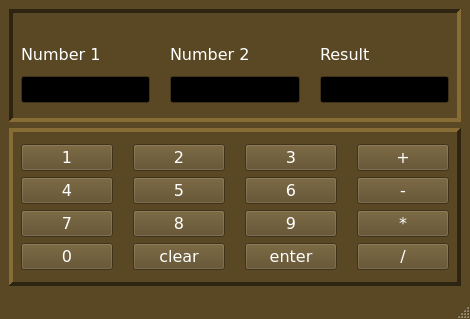
<?xml version="1.0" encoding="UTF-8"?>
<ui version="4.0">
 <class>MainWindow</class>
 <widget class="QMainWindow" name="MainWindow">
  <property name="geometry">
   <rect>
    <x>0</x>
    <y>0</y>
    <width>470</width>
    <height>319</height>
   </rect>
  </property>
  <property name="palette">
   <palette>
    <active>
     <colorrole role="WindowText">
      <brush brushstyle="SolidPattern">
       <color alpha="255">
        <red>255</red>
        <green>255</green>
        <blue>255</blue>
       </color>
      </brush>
     </colorrole>
     <colorrole role="Button">
      <brush brushstyle="SolidPattern">
       <color alpha="255">
        <red>90</red>
        <green>72</green>
        <blue>36</blue>
       </color>
      </brush>
     </colorrole>
     <colorrole role="Light">
      <brush brushstyle="SolidPattern">
       <color alpha="255">
        <red>135</red>
        <green>108</green>
        <blue>54</blue>
       </color>
      </brush>
     </colorrole>
     <colorrole role="Midlight">
      <brush brushstyle="SolidPattern">
       <color alpha="255">
        <red>112</red>
        <green>90</green>
        <blue>45</blue>
       </color>
      </brush>
     </colorrole>
     <colorrole role="Dark">
      <brush brushstyle="SolidPattern">
       <color alpha="255">
        <red>45</red>
        <green>36</green>
        <blue>18</blue>
       </color>
      </brush>
     </colorrole>
     <colorrole role="Mid">
      <brush brushstyle="SolidPattern">
       <color alpha="255">
        <red>60</red>
        <green>48</green>
        <blue>24</blue>
       </color>
      </brush>
     </colorrole>
     <colorrole role="Text">
      <brush brushstyle="SolidPattern">
       <color alpha="255">
        <red>255</red>
        <green>255</green>
        <blue>255</blue>
       </color>
      </brush>
     </colorrole>
     <colorrole role="BrightText">
      <brush brushstyle="SolidPattern">
       <color alpha="255">
        <red>255</red>
        <green>255</green>
        <blue>255</blue>
       </color>
      </brush>
     </colorrole>
     <colorrole role="ButtonText">
      <brush brushstyle="SolidPattern">
       <color alpha="255">
        <red>255</red>
        <green>255</green>
        <blue>255</blue>
       </color>
      </brush>
     </colorrole>
     <colorrole role="Base">
      <brush brushstyle="SolidPattern">
       <color alpha="255">
        <red>0</red>
        <green>0</green>
        <blue>0</blue>
       </color>
      </brush>
     </colorrole>
     <colorrole role="Window">
      <brush brushstyle="SolidPattern">
       <color alpha="255">
        <red>90</red>
        <green>72</green>
        <blue>36</blue>
       </color>
      </brush>
     </colorrole>
     <colorrole role="Shadow">
      <brush brushstyle="SolidPattern">
       <color alpha="255">
        <red>0</red>
        <green>0</green>
        <blue>0</blue>
       </color>
      </brush>
     </colorrole>
     <colorrole role="AlternateBase">
      <brush brushstyle="SolidPattern">
       <color alpha="255">
        <red>45</red>
        <green>36</green>
        <blue>18</blue>
       </color>
      </brush>
     </colorrole>
     <colorrole role="ToolTipBase">
      <brush brushstyle="SolidPattern">
       <color alpha="255">
        <red>255</red>
        <green>255</green>
        <blue>220</blue>
       </color>
      </brush>
     </colorrole>
     <colorrole role="ToolTipText">
      <brush brushstyle="SolidPattern">
       <color alpha="255">
        <red>0</red>
        <green>0</green>
        <blue>0</blue>
       </color>
      </brush>
     </colorrole>
     <colorrole role="PlaceholderText">
      <brush brushstyle="SolidPattern">
       <color alpha="127">
        <red>255</red>
        <green>255</green>
        <blue>255</blue>
       </color>
      </brush>
     </colorrole>
     <colorrole role="Accent">
      <brush brushstyle="SolidPattern">
       <color alpha="255">
        <red>0</red>
        <green>0</green>
        <blue>0</blue>
       </color>
      </brush>
     </colorrole>
    </active>
    <inactive>
     <colorrole role="WindowText">
      <brush brushstyle="SolidPattern">
       <color alpha="255">
        <red>255</red>
        <green>255</green>
        <blue>255</blue>
       </color>
      </brush>
     </colorrole>
     <colorrole role="Button">
      <brush brushstyle="SolidPattern">
       <color alpha="255">
        <red>90</red>
        <green>72</green>
        <blue>36</blue>
       </color>
      </brush>
     </colorrole>
     <colorrole role="Light">
      <brush brushstyle="SolidPattern">
       <color alpha="255">
        <red>135</red>
        <green>108</green>
        <blue>54</blue>
       </color>
      </brush>
     </colorrole>
     <colorrole role="Midlight">
      <brush brushstyle="SolidPattern">
       <color alpha="255">
        <red>112</red>
        <green>90</green>
        <blue>45</blue>
       </color>
      </brush>
     </colorrole>
     <colorrole role="Dark">
      <brush brushstyle="SolidPattern">
       <color alpha="255">
        <red>45</red>
        <green>36</green>
        <blue>18</blue>
       </color>
      </brush>
     </colorrole>
     <colorrole role="Mid">
      <brush brushstyle="SolidPattern">
       <color alpha="255">
        <red>60</red>
        <green>48</green>
        <blue>24</blue>
       </color>
      </brush>
     </colorrole>
     <colorrole role="Text">
      <brush brushstyle="SolidPattern">
       <color alpha="255">
        <red>255</red>
        <green>255</green>
        <blue>255</blue>
       </color>
      </brush>
     </colorrole>
     <colorrole role="BrightText">
      <brush brushstyle="SolidPattern">
       <color alpha="255">
        <red>255</red>
        <green>255</green>
        <blue>255</blue>
       </color>
      </brush>
     </colorrole>
     <colorrole role="ButtonText">
      <brush brushstyle="SolidPattern">
       <color alpha="255">
        <red>255</red>
        <green>255</green>
        <blue>255</blue>
       </color>
      </brush>
     </colorrole>
     <colorrole role="Base">
      <brush brushstyle="SolidPattern">
       <color alpha="255">
        <red>0</red>
        <green>0</green>
        <blue>0</blue>
       </color>
      </brush>
     </colorrole>
     <colorrole role="Window">
      <brush brushstyle="SolidPattern">
       <color alpha="255">
        <red>90</red>
        <green>72</green>
        <blue>36</blue>
       </color>
      </brush>
     </colorrole>
     <colorrole role="Shadow">
      <brush brushstyle="SolidPattern">
       <color alpha="255">
        <red>0</red>
        <green>0</green>
        <blue>0</blue>
       </color>
      </brush>
     </colorrole>
     <colorrole role="AlternateBase">
      <brush brushstyle="SolidPattern">
       <color alpha="255">
        <red>45</red>
        <green>36</green>
        <blue>18</blue>
       </color>
      </brush>
     </colorrole>
     <colorrole role="ToolTipBase">
      <brush brushstyle="SolidPattern">
       <color alpha="255">
        <red>255</red>
        <green>255</green>
        <blue>220</blue>
       </color>
      </brush>
     </colorrole>
     <colorrole role="ToolTipText">
      <brush brushstyle="SolidPattern">
       <color alpha="255">
        <red>0</red>
        <green>0</green>
        <blue>0</blue>
       </color>
      </brush>
     </colorrole>
     <colorrole role="PlaceholderText">
      <brush brushstyle="SolidPattern">
       <color alpha="127">
        <red>255</red>
        <green>255</green>
        <blue>255</blue>
       </color>
      </brush>
     </colorrole>
     <colorrole role="Accent">
      <brush brushstyle="SolidPattern">
       <color alpha="255">
        <red>0</red>
        <green>0</green>
        <blue>0</blue>
       </color>
      </brush>
     </colorrole>
    </inactive>
    <disabled>
     <colorrole role="WindowText">
      <brush brushstyle="SolidPattern">
       <color alpha="255">
        <red>45</red>
        <green>36</green>
        <blue>18</blue>
       </color>
      </brush>
     </colorrole>
     <colorrole role="Button">
      <brush brushstyle="SolidPattern">
       <color alpha="255">
        <red>90</red>
        <green>72</green>
        <blue>36</blue>
       </color>
      </brush>
     </colorrole>
     <colorrole role="Light">
      <brush brushstyle="SolidPattern">
       <color alpha="255">
        <red>135</red>
        <green>108</green>
        <blue>54</blue>
       </color>
      </brush>
     </colorrole>
     <colorrole role="Midlight">
      <brush brushstyle="SolidPattern">
       <color alpha="255">
        <red>112</red>
        <green>90</green>
        <blue>45</blue>
       </color>
      </brush>
     </colorrole>
     <colorrole role="Dark">
      <brush brushstyle="SolidPattern">
       <color alpha="255">
        <red>45</red>
        <green>36</green>
        <blue>18</blue>
       </color>
      </brush>
     </colorrole>
     <colorrole role="Mid">
      <brush brushstyle="SolidPattern">
       <color alpha="255">
        <red>60</red>
        <green>48</green>
        <blue>24</blue>
       </color>
      </brush>
     </colorrole>
     <colorrole role="Text">
      <brush brushstyle="SolidPattern">
       <color alpha="255">
        <red>45</red>
        <green>36</green>
        <blue>18</blue>
       </color>
      </brush>
     </colorrole>
     <colorrole role="BrightText">
      <brush brushstyle="SolidPattern">
       <color alpha="255">
        <red>255</red>
        <green>255</green>
        <blue>255</blue>
       </color>
      </brush>
     </colorrole>
     <colorrole role="ButtonText">
      <brush brushstyle="SolidPattern">
       <color alpha="255">
        <red>45</red>
        <green>36</green>
        <blue>18</blue>
       </color>
      </brush>
     </colorrole>
     <colorrole role="Base">
      <brush brushstyle="SolidPattern">
       <color alpha="255">
        <red>90</red>
        <green>72</green>
        <blue>36</blue>
       </color>
      </brush>
     </colorrole>
     <colorrole role="Window">
      <brush brushstyle="SolidPattern">
       <color alpha="255">
        <red>90</red>
        <green>72</green>
        <blue>36</blue>
       </color>
      </brush>
     </colorrole>
     <colorrole role="Shadow">
      <brush brushstyle="SolidPattern">
       <color alpha="255">
        <red>0</red>
        <green>0</green>
        <blue>0</blue>
       </color>
      </brush>
     </colorrole>
     <colorrole role="AlternateBase">
      <brush brushstyle="SolidPattern">
       <color alpha="255">
        <red>90</red>
        <green>72</green>
        <blue>36</blue>
       </color>
      </brush>
     </colorrole>
     <colorrole role="ToolTipBase">
      <brush brushstyle="SolidPattern">
       <color alpha="255">
        <red>255</red>
        <green>255</green>
        <blue>220</blue>
       </color>
      </brush>
     </colorrole>
     <colorrole role="ToolTipText">
      <brush brushstyle="SolidPattern">
       <color alpha="255">
        <red>0</red>
        <green>0</green>
        <blue>0</blue>
       </color>
      </brush>
     </colorrole>
     <colorrole role="PlaceholderText">
      <brush brushstyle="SolidPattern">
       <color alpha="127">
        <red>45</red>
        <green>36</green>
        <blue>18</blue>
       </color>
      </brush>
     </colorrole>
     <colorrole role="Accent">
      <brush brushstyle="SolidPattern">
       <color alpha="255">
        <red>63</red>
        <green>51</green>
        <blue>25</blue>
       </color>
      </brush>
     </colorrole>
    </disabled>
   </palette>
  </property>
  <property name="font">
   <font>
    <family>Verdana</family>
    <pointsize>12</pointsize>
   </font>
  </property>
  <property name="windowTitle">
   <string>MainWindow</string>
  </property>
  <property name="windowOpacity">
   <double>0.950000000000000</double>
  </property>
  <widget class="QWidget" name="centralwidget">
   <layout class="QVBoxLayout" name="verticalLayout">
    <item>
     <widget class="QFrame" name="display_frame">
      <property name="enabled">
       <bool>true</bool>
      </property>
      <property name="layoutDirection">
       <enum>Qt::LayoutDirection::LeftToRight</enum>
      </property>
      <property name="autoFillBackground">
       <bool>false</bool>
      </property>
      <property name="frameShape">
       <enum>QFrame::Shape::Panel</enum>
      </property>
      <property name="frameShadow">
       <enum>QFrame::Shadow::Sunken</enum>
      </property>
      <property name="lineWidth">
       <number>4</number>
      </property>
      <layout class="QGridLayout" name="gridLayout">
       <property name="leftMargin">
        <number>8</number>
       </property>
       <property name="topMargin">
        <number>20</number>
       </property>
       <property name="rightMargin">
        <number>8</number>
       </property>
       <property name="bottomMargin">
        <number>15</number>
       </property>
       <property name="horizontalSpacing">
        <number>20</number>
       </property>
       <property name="verticalSpacing">
        <number>0</number>
       </property>
       <item row="0" column="0">
        <widget class="QLabel" name="label">
         <property name="text">
          <string>Number 1</string>
         </property>
        </widget>
       </item>
       <item row="0" column="1">
        <widget class="QLabel" name="label_2">
         <property name="text">
          <string>Number 2</string>
         </property>
        </widget>
       </item>
       <item row="0" column="2">
        <widget class="QLabel" name="label_3">
         <property name="text">
          <string>Result</string>
         </property>
        </widget>
       </item>
       <item row="1" column="0">
        <widget class="QLineEdit" name="num1">
         <property name="text">
          <string/>
         </property>
        </widget>
       </item>
       <item row="1" column="1">
        <widget class="QLineEdit" name="num2">
         <property name="text">
          <string/>
         </property>
        </widget>
       </item>
       <item row="1" column="2">
        <widget class="QLineEdit" name="result"/>
       </item>
      </layout>
     </widget>
    </item>
    <item>
     <widget class="QFrame" name="buttons_frame">
      <property name="layoutDirection">
       <enum>Qt::LayoutDirection::LeftToRight</enum>
      </property>
      <property name="autoFillBackground">
       <bool>false</bool>
      </property>
      <property name="frameShape">
       <enum>QFrame::Shape::Panel</enum>
      </property>
      <property name="frameShadow">
       <enum>QFrame::Shadow::Raised</enum>
      </property>
      <property name="lineWidth">
       <number>4</number>
      </property>
      <property name="midLineWidth">
       <number>0</number>
      </property>
      <layout class="QGridLayout" name="gridLayout_2">
       <property name="leftMargin">
        <number>8</number>
       </property>
       <property name="topMargin">
        <number>12</number>
       </property>
       <property name="rightMargin">
        <number>8</number>
       </property>
       <property name="bottomMargin">
        <number>12</number>
       </property>
       <property name="horizontalSpacing">
        <number>20</number>
       </property>
       <item row="0" column="0">
        <widget class="QPushButton" name="N1">
         <property name="autoFillBackground">
          <bool>true</bool>
         </property>
         <property name="text">
          <string>1</string>
         </property>
         <property name="flat">
          <bool>false</bool>
         </property>
        </widget>
       </item>
       <item row="0" column="1">
        <widget class="QPushButton" name="N2">
         <property name="autoFillBackground">
          <bool>true</bool>
         </property>
         <property name="text">
          <string>2</string>
         </property>
         <property name="flat">
          <bool>false</bool>
         </property>
        </widget>
       </item>
       <item row="0" column="2">
        <widget class="QPushButton" name="N3">
         <property name="autoFillBackground">
          <bool>true</bool>
         </property>
         <property name="text">
          <string>3</string>
         </property>
         <property name="flat">
          <bool>false</bool>
         </property>
        </widget>
       </item>
       <item row="0" column="3">
        <widget class="QPushButton" name="addition">
         <property name="autoFillBackground">
          <bool>true</bool>
         </property>
         <property name="text">
          <string>+</string>
         </property>
         <property name="flat">
          <bool>false</bool>
         </property>
        </widget>
       </item>
       <item row="1" column="0">
        <widget class="QPushButton" name="N4">
         <property name="autoFillBackground">
          <bool>true</bool>
         </property>
         <property name="text">
          <string>4</string>
         </property>
         <property name="flat">
          <bool>false</bool>
         </property>
        </widget>
       </item>
       <item row="1" column="1">
        <widget class="QPushButton" name="N5">
         <property name="autoFillBackground">
          <bool>true</bool>
         </property>
         <property name="text">
          <string>5</string>
         </property>
         <property name="flat">
          <bool>false</bool>
         </property>
        </widget>
       </item>
       <item row="1" column="2">
        <widget class="QPushButton" name="N6">
         <property name="autoFillBackground">
          <bool>true</bool>
         </property>
         <property name="text">
          <string>6</string>
         </property>
         <property name="flat">
          <bool>false</bool>
         </property>
        </widget>
       </item>
       <item row="1" column="3">
        <widget class="QPushButton" name="subtraction">
         <property name="autoFillBackground">
          <bool>true</bool>
         </property>
         <property name="text">
          <string>-</string>
         </property>
         <property name="flat">
          <bool>false</bool>
         </property>
        </widget>
       </item>
       <item row="2" column="0">
        <widget class="QPushButton" name="N7">
         <property name="autoFillBackground">
          <bool>true</bool>
         </property>
         <property name="text">
          <string>7</string>
         </property>
         <property name="flat">
          <bool>false</bool>
         </property>
        </widget>
       </item>
       <item row="2" column="1">
        <widget class="QPushButton" name="N8">
         <property name="autoFillBackground">
          <bool>true</bool>
         </property>
         <property name="text">
          <string>8</string>
         </property>
         <property name="flat">
          <bool>false</bool>
         </property>
        </widget>
       </item>
       <item row="2" column="2">
        <widget class="QPushButton" name="N9">
         <property name="autoFillBackground">
          <bool>true</bool>
         </property>
         <property name="text">
          <string>9</string>
         </property>
         <property name="flat">
          <bool>false</bool>
         </property>
        </widget>
       </item>
       <item row="2" column="3">
        <widget class="QPushButton" name="multiplication">
         <property name="autoFillBackground">
          <bool>true</bool>
         </property>
         <property name="text">
          <string>*</string>
         </property>
         <property name="flat">
          <bool>false</bool>
         </property>
        </widget>
       </item>
       <item row="3" column="0">
        <widget class="QPushButton" name="N0">
         <property name="autoFillBackground">
          <bool>true</bool>
         </property>
         <property name="text">
          <string>0</string>
         </property>
         <property name="flat">
          <bool>false</bool>
         </property>
        </widget>
       </item>
       <item row="3" column="1">
        <widget class="QPushButton" name="clear">
         <property name="autoFillBackground">
          <bool>true</bool>
         </property>
         <property name="text">
          <string>clear</string>
         </property>
         <property name="flat">
          <bool>false</bool>
         </property>
        </widget>
       </item>
       <item row="3" column="2">
        <widget class="QPushButton" name="enter">
         <property name="autoFillBackground">
          <bool>true</bool>
         </property>
         <property name="text">
          <string>enter</string>
         </property>
         <property name="flat">
          <bool>false</bool>
         </property>
        </widget>
       </item>
       <item row="3" column="3">
        <widget class="QPushButton" name="division">
         <property name="autoFillBackground">
          <bool>true</bool>
         </property>
         <property name="text">
          <string>/</string>
         </property>
         <property name="flat">
          <bool>false</bool>
         </property>
        </widget>
       </item>
      </layout>
     </widget>
    </item>
   </layout>
  </widget>
  <widget class="QMenuBar" name="menubar">
   <property name="geometry">
    <rect>
     <x>0</x>
     <y>0</y>
     <width>470</width>
     <height>24</height>
    </rect>
   </property>
  </widget>
  <widget class="QStatusBar" name="statusbar"/>
 </widget>
 <resources/>
 <connections>
  <connection>
   <sender>N7</sender>
   <signal>clicked()</signal>
   <receiver>MainWindow</receiver>
   <slot>numberButtonHandler()</slot>
   <hints>
    <hint type="sourcelabel">
     <x>58</x>
     <y>237</y>
    </hint>
    <hint type="destinationlabel">
     <x>210</x>
     <y>159</y>
    </hint>
   </hints>
  </connection>
  <connection>
   <sender>N8</sender>
   <signal>clicked()</signal>
   <receiver>MainWindow</receiver>
   <slot>numberButtonHandler()</slot>
   <hints>
    <hint type="sourcelabel">
     <x>160</x>
     <y>237</y>
    </hint>
    <hint type="destinationlabel">
     <x>210</x>
     <y>159</y>
    </hint>
   </hints>
  </connection>
  <connection>
   <sender>N9</sender>
   <signal>clicked()</signal>
   <receiver>MainWindow</receiver>
   <slot>numberButtonHandler()</slot>
   <hints>
    <hint type="sourcelabel">
     <x>261</x>
     <y>237</y>
    </hint>
    <hint type="destinationlabel">
     <x>210</x>
     <y>159</y>
    </hint>
   </hints>
  </connection>
  <connection>
   <sender>clear</sender>
   <signal>clicked()</signal>
   <receiver>MainWindow</receiver>
   <slot>actionButtonHandler()</slot>
   <hints>
    <hint type="sourcelabel">
     <x>160</x>
     <y>262</y>
    </hint>
    <hint type="destinationlabel">
     <x>210</x>
     <y>159</y>
    </hint>
   </hints>
  </connection>
  <connection>
   <sender>division</sender>
   <signal>clicked()</signal>
   <receiver>MainWindow</receiver>
   <slot>arithmeticButtonHandler()</slot>
   <hints>
    <hint type="sourcelabel">
     <x>363</x>
     <y>262</y>
    </hint>
    <hint type="destinationlabel">
     <x>210</x>
     <y>159</y>
    </hint>
   </hints>
  </connection>
  <connection>
   <sender>enter</sender>
   <signal>clicked()</signal>
   <receiver>MainWindow</receiver>
   <slot>actionButtonHandler()</slot>
   <hints>
    <hint type="sourcelabel">
     <x>261</x>
     <y>262</y>
    </hint>
    <hint type="destinationlabel">
     <x>210</x>
     <y>159</y>
    </hint>
   </hints>
  </connection>
  <connection>
   <sender>addition</sender>
   <signal>clicked()</signal>
   <receiver>MainWindow</receiver>
   <slot>arithmeticButtonHandler()</slot>
   <hints>
    <hint type="sourcelabel">
     <x>363</x>
     <y>187</y>
    </hint>
    <hint type="destinationlabel">
     <x>210</x>
     <y>159</y>
    </hint>
   </hints>
  </connection>
  <connection>
   <sender>multiplication</sender>
   <signal>clicked()</signal>
   <receiver>MainWindow</receiver>
   <slot>arithmeticButtonHandler()</slot>
   <hints>
    <hint type="sourcelabel">
     <x>363</x>
     <y>237</y>
    </hint>
    <hint type="destinationlabel">
     <x>210</x>
     <y>159</y>
    </hint>
   </hints>
  </connection>
  <connection>
   <sender>subtraction</sender>
   <signal>clicked()</signal>
   <receiver>MainWindow</receiver>
   <slot>arithmeticButtonHandler()</slot>
   <hints>
    <hint type="sourcelabel">
     <x>363</x>
     <y>212</y>
    </hint>
    <hint type="destinationlabel">
     <x>210</x>
     <y>159</y>
    </hint>
   </hints>
  </connection>
  <connection>
   <sender>N6</sender>
   <signal>clicked()</signal>
   <receiver>MainWindow</receiver>
   <slot>numberButtonHandler()</slot>
   <hints>
    <hint type="sourcelabel">
     <x>261</x>
     <y>212</y>
    </hint>
    <hint type="destinationlabel">
     <x>210</x>
     <y>159</y>
    </hint>
   </hints>
  </connection>
  <connection>
   <sender>N5</sender>
   <signal>clicked()</signal>
   <receiver>MainWindow</receiver>
   <slot>numberButtonHandler()</slot>
   <hints>
    <hint type="sourcelabel">
     <x>160</x>
     <y>212</y>
    </hint>
    <hint type="destinationlabel">
     <x>210</x>
     <y>159</y>
    </hint>
   </hints>
  </connection>
  <connection>
   <sender>N4</sender>
   <signal>clicked()</signal>
   <receiver>MainWindow</receiver>
   <slot>numberButtonHandler()</slot>
   <hints>
    <hint type="sourcelabel">
     <x>58</x>
     <y>212</y>
    </hint>
    <hint type="destinationlabel">
     <x>210</x>
     <y>159</y>
    </hint>
   </hints>
  </connection>
  <connection>
   <sender>N3</sender>
   <signal>clicked()</signal>
   <receiver>MainWindow</receiver>
   <slot>numberButtonHandler()</slot>
   <hints>
    <hint type="sourcelabel">
     <x>261</x>
     <y>187</y>
    </hint>
    <hint type="destinationlabel">
     <x>210</x>
     <y>159</y>
    </hint>
   </hints>
  </connection>
  <connection>
   <sender>N0</sender>
   <signal>clicked()</signal>
   <receiver>MainWindow</receiver>
   <slot>numberButtonHandler()</slot>
   <hints>
    <hint type="sourcelabel">
     <x>58</x>
     <y>262</y>
    </hint>
    <hint type="destinationlabel">
     <x>210</x>
     <y>159</y>
    </hint>
   </hints>
  </connection>
  <connection>
   <sender>N1</sender>
   <signal>clicked()</signal>
   <receiver>MainWindow</receiver>
   <slot>numberButtonHandler()</slot>
   <hints>
    <hint type="sourcelabel">
     <x>58</x>
     <y>187</y>
    </hint>
    <hint type="destinationlabel">
     <x>210</x>
     <y>159</y>
    </hint>
   </hints>
  </connection>
  <connection>
   <sender>N2</sender>
   <signal>clicked()</signal>
   <receiver>MainWindow</receiver>
   <slot>numberButtonHandler()</slot>
   <hints>
    <hint type="sourcelabel">
     <x>160</x>
     <y>187</y>
    </hint>
    <hint type="destinationlabel">
     <x>210</x>
     <y>159</y>
    </hint>
   </hints>
  </connection>
 </connections>
 <slots>
  <slot>numberButtonHandler()</slot>
  <slot>arithmeticButtonHandler()</slot>
  <slot>actionButtonHandler()</slot>
 </slots>
</ui>
